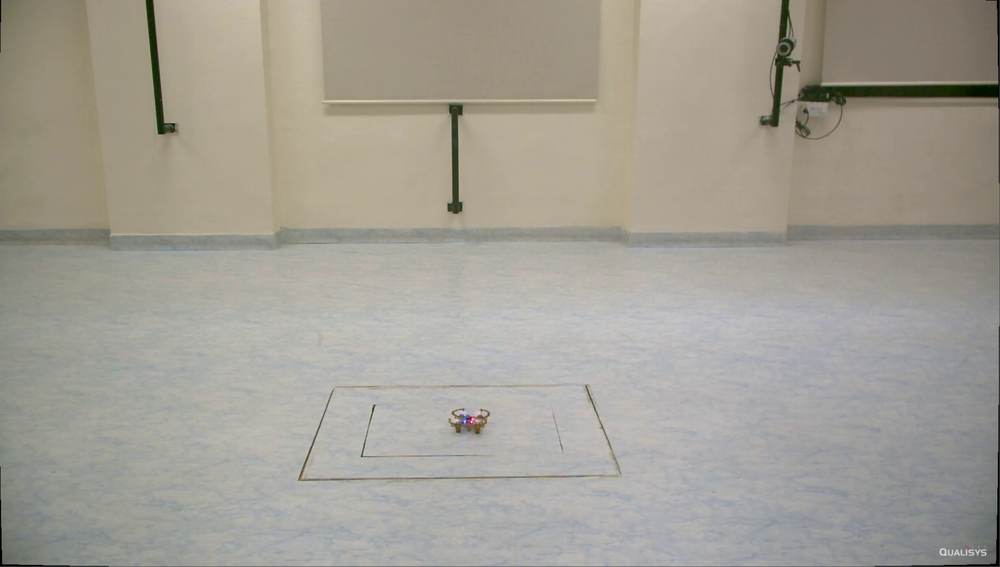
#> input picture data/frames_data/sample_frames1/frame_0003.png, 1000 x 567 px, shrunk from 2540 x 1440 before the run, given in place of the camera
$ python Vidoe-Anomalies.py
#> lines starting #> are read from the running program, lines starting #| are printed output that depends on the picture; after the words box and inside, x2 and y2 are one past the last pixel; in counts of white or black regions, pixels touching at a corner belong together
import cv2
import numpy as np
from scipy.spatial import distance
from scipy.signal import savgol_filter
import time

# Initialize the video capture
cap = cv2.VideoCapture(0)  # Adjust for your video source or camera index

# Initialize parameters
previous_position = None
previous_time = None
trajectory_data = []

def calculate_velocity_acceleration(new_position, previous_position, dt):
    # Calculate velocity (distance per unit time)
    velocity = np.array((new_position - previous_position) / dt)

    # Calculate acceleration if enough data points are available
    if len(trajectory_data) > 1:
        prev_velocity = trajectory_data[-1]['velocity']
        acceleration = (velocity - prev_velocity) / dt
    else:
        acceleration = np.array([0, 0, 0])  # No acceleration for the first frame

    return velocity, acceleration

while cap.isOpened():
    ret, frame = cap.read()
#> frame is the input picture: shape (567, 1000, 3); mean B, G, R 148.9, 158.5, 162.4
    if not ret:
        break

    # Detect the drone in frame (Here, we assume some object detection mechanism is used)
    # For this example, we’re simply tracking a specific color range
    hsv_frame = cv2.cvtColor(frame, cv2.COLOR_BGR2HSV)
#> hsv_frame: shape (567, 1000, 3); mean H, S, V 41.1, 25.6, 163.5
    # Assuming your drone is of a specific color (modify this range as necessary)
    mask = cv2.inRange(hsv_frame, (40, 70, 70), (80, 255, 255))
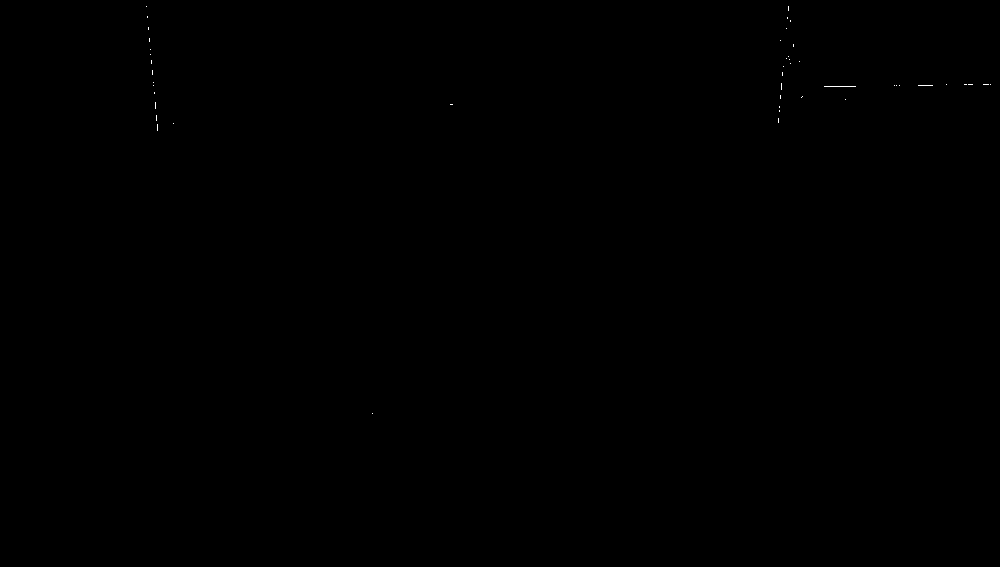
#> mask: shape (567, 1000); 0.03% white in thin lines or dots, all inside (x1, y1, x2, y2) = (146, 6, 991, 414)
    contours, _ = cv2.findContours(mask, cv2.RETR_TREE, cv2.CHAIN_APPROX_SIMPLE)
#> contours = 47 contours, all with area under 20

    # If the drone is detected, calculate its position in 3D space
    if contours:
        # Assume largest contour is the drone
        largest_contour = max(contours, key=cv2.contourArea)
#> largest_contour = [[372, 413]]
        x, y, w, h = cv2.boundingRect(largest_contour)
#> x = 372; y = 413; w = 1; h = 1

        # Dummy Z coordinate (replace with actual depth data from depth camera)
        z = 1000  # Replace with depth information in mm

        # Convert (x, y, z) to millimeters based on camera calibration data (this part depends on your camera setup)
#> (the run stopped early here; a loop or call above may not have finished)
